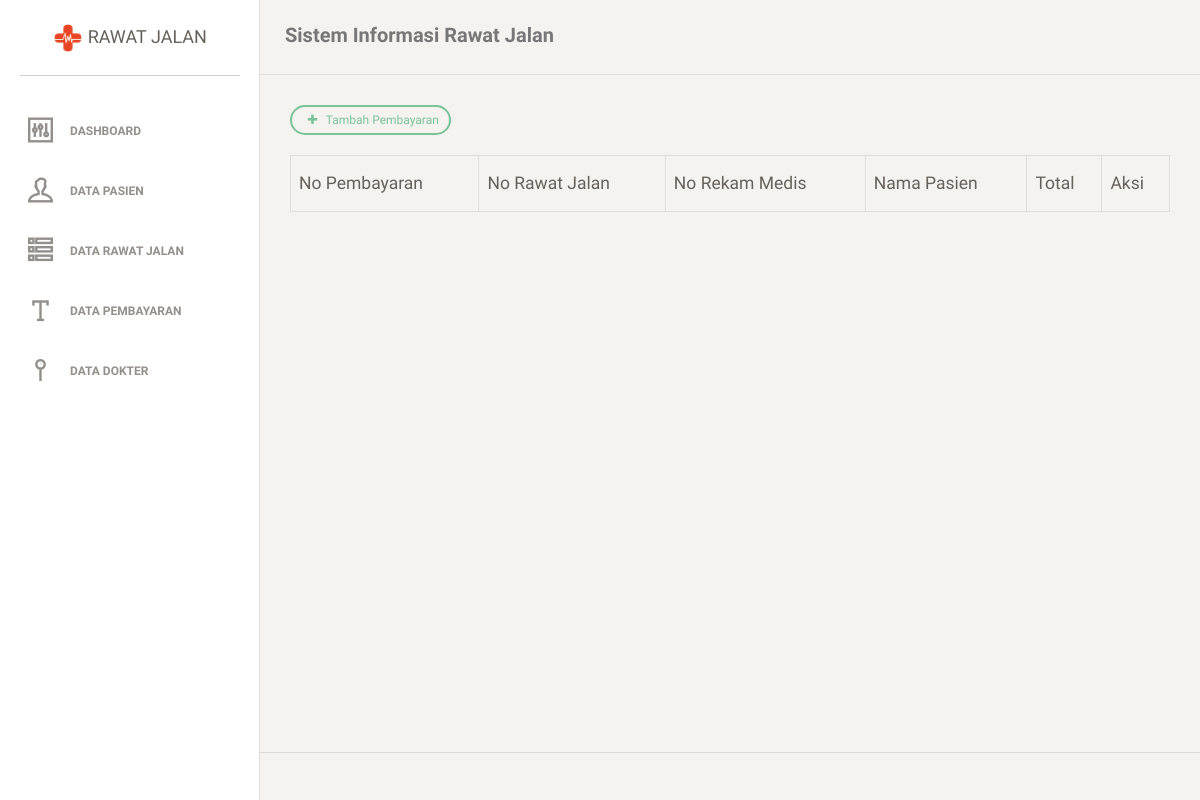
Page /index.php/admin/data_pembayaran on the earlier database version.
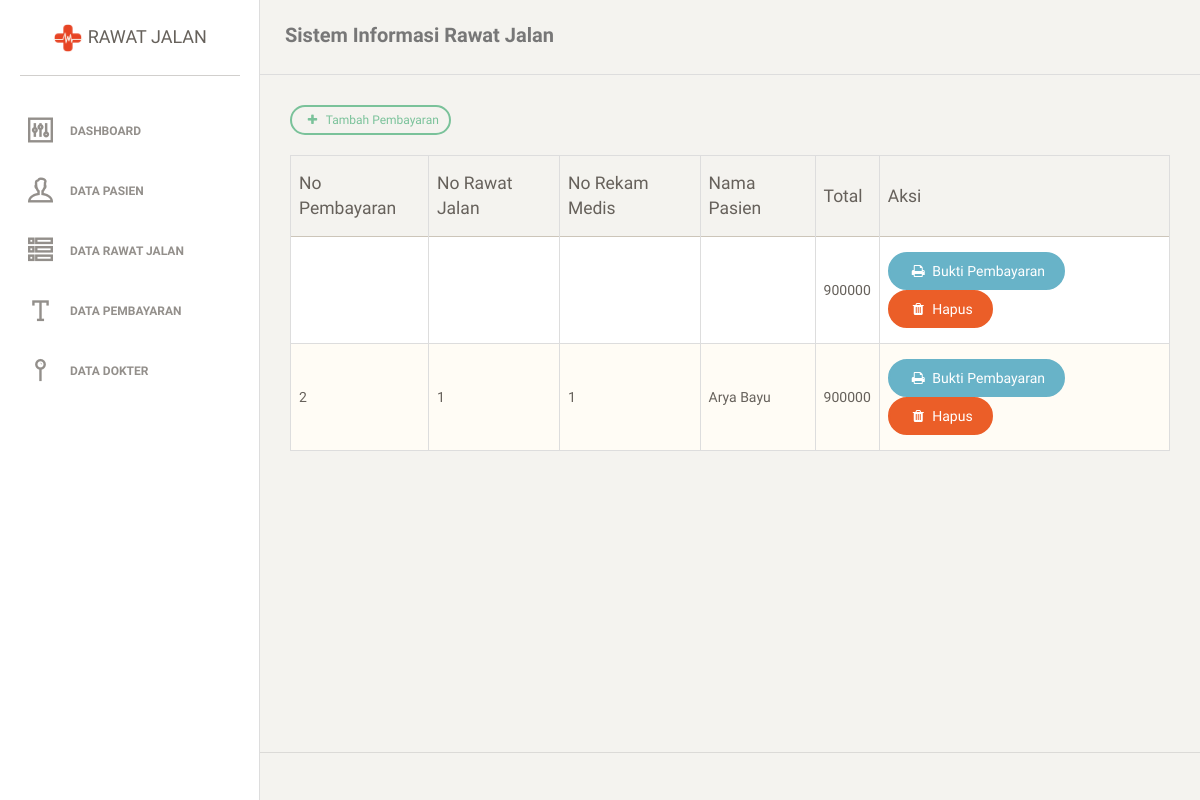
Same page on the later database version.
### tables this page shows
CREATE TABLE `tb_pembayaran` (
  `no_pembayaran` int(11) NOT NULL,
  `total` double NOT NULL,
  `bayar` double NOT NULL,
  `kembali` double NOT NULL,
  `jenis_pembayaran` varchar(200) NOT NULL,
  `keterangan` varchar(255) NOT NULL,
  `created` datetime NOT NULL DEFAULT CURRENT_TIMESTAMP,
  `updated` datetime DEFAULT CURRENT_TIMESTAMP ON UPDATE CURRENT_TIMESTAMP,
  `deleted` int(11) NOT NULL DEFAULT '0'
);

CREATE TABLE `tb_detail_pembayaran` (
  `no_detail_pembayaran` int(11) NOT NULL,
  `no_rj` varchar(255) NOT NULL,
  `no_rm` varchar(200) NOT NULL,
  `nama_pasien` varchar(200) NOT NULL,
  `tarif` double NOT NULL,
  `jumlah` double NOT NULL,
  `subtotal` double NOT NULL,
  `no_pembayaran` varchar(200) NOT NULL,
  `created` datetime NOT NULL DEFAULT CURRENT_TIMESTAMP,
  `updated` datetime NOT NULL DEFAULT CURRENT_TIMESTAMP ON UPDATE CURRENT_TIMESTAMP,
  `deleted` int(11) NOT NULL DEFAULT '0'
);

### application/controllers/Admin.php (called while the page is built, shortened)
<?php
class Admin extends CI_Controller {
	public function __construct()
	{
		$this->load->model(array('Rawat_model'));
	}
	public function data_pembayaran()
	{
		$data['main_view'] = 'data_pembayaran';
		$data['bayar'] = $this->Rawat_model->data_pembayaran();
		$this->load->view('template', $data);
	}
}

### index.php (called while the page is built, shortened)
<?php
require_once BASEPATH.'core/CodeIgniter.php';

### application/models/Rawat_model.php (called while the page is built, shortened)
<?php
class Rawat_model extends CI_Model {
	public function data_pembayaran()
	{
		return $this->db->select('tb_pembayaran.*,tb_detail_pembayaran.*')
						->from('tb_pembayaran')
						->join('tb_detail_pembayaran','tb_pembayaran.no_pembayaran=tb_detail_pembayaran.no_pembayaran','left')
						->group_by('tb_pembayaran.no_pembayaran')
						->get()
						->result();
	}
}

### application/views/data_pembayaran.php (the view, shortened to what this page needs)
<div class="container-fluid">
    <a href="<?php echo base_url();?>index.php/admin/ke_pembayaran" class="btn btn-success btn-sm" style="margin-bottom: 20px"><i class="fa fa-plus"></i> Tambah Pembayaran</a>
    <div class="row">
        <div class="col-md-12">
            <table id="projectdashboard" class="table table-striped table-bordered nowrap tb" style="width:100%">
                <thead>
                    <tr>
                        <th>No Pembayaran</th>
                        <th>No Rawat Jalan</th>
                        <th>No Rekam Medis</th>
                        <th>Nama Pasien</th>
                        <th>Total</th>
                        <th>Aksi</th>
                        </tr>
                </thead>
                <tbody>
                      <?php
                        foreach ($bayar as $data) {
                            echo '<tr>
                                    <td>'.$data->no_pembayaran.'</td>
                                    <td>'.$data->no_rj.'</td>
                                    <td>'.$data->no_rm.'</td>
                                    <td>'.$data->nama_pasien.'</td>
                                    <td>'.$data->total.'</td>
                                    <td>
                                        <a href="'.base_url().'index.php/admin/cetak_bukti_pembayaran/'.$data->no_pembayaran.'" class="btn btn-fill btn-info"><i class="fa fa-print"></i> Bukti Pembayaran</a>
                                        <a href="" class="btn btn-fill btn-danger"><i class="fa fa-trash"></i> Hapus</a>
                                    </td>
                                </tr>';
                        }
                    ?>
                </tbody>
            </table>
        </div>
    </div>
</div>

### application/views/template.php (shortened to what this page needs)
<!doctype html>
<html lang="en">
<head>
    <link href="<?php echo base_url();?>assets/css/bootstrap.min.css" rel="stylesheet" />
    <link href="<?php echo base_url();?>assets/css/animate.min.css" rel="stylesheet"/>
    <link href="<?php echo base_url();?>assets/css/paper-dashboard.css" rel="stylesheet"/>
    <link href="<?php echo base_url();?>assets/css/demo.css" rel="stylesheet" />
    <link rel="stylesheet" href="http://code.jquery.com/ui/1.11.4/themes/smoothness/jquery-ui.css" >
    <link rel="stylesheet" type="text/css" href="https://cdn.datatables.net/1.10.19/css/dataTables.bootstrap.min.css">
    <link href="https://maxcdn.bootstrapcdn.com/font-awesome/latest/css/font-awesome.min.css" rel="stylesheet">
    <link href="<?php echo base_url();?>assets/css/themify-icons.css" rel="stylesheet">
    <link rel="stylesheet" href="https://cdnjs.cloudflare.com/ajax/libs/limonte-sweetalert2/6.9.1/sweetalert2.min.css">
</head>
<body>
<div class="wrapper">
    <div class="sidebar" data-background-color="white" data-active-color="danger">
    	<div class="sidebar-wrapper">
            <div class="logo">
                <a href="http://www.creative-tim.com" class="simple-text">
                   <i><img src="<?php echo base_url();?>assets/img/hospital-lg.png" style="width:30px;height:30px"></i> Rawat Jalan
                </a>
            </div>
            <ul class="nav">
                <li>
                    <a href="<?php echo base_url();?>index.php/admin">
                        <i class="ti-panel"></i>
                        <p>Dashboard</p>
                    </a>
                </li>
                <li>
                    <a href="<?php echo base_url();?>index.php/admin/data_pasien">
                        <i class="ti-user"></i>
                        <p>Data Pasien</p>
                    </a>
                </li>
                <li>
                    <a href="<?php echo base_url();?>index.php/admin/data_rawat_jalan">
                        <i class="ti-view-list-alt"></i>
                        <p>Data Rawat Jalan</p>
                    </a>
                </li>
                <li>
                    <a href="<?php echo base_url();?>index.php/admin/data_pembayaran">
                        <i class="ti-text"></i>
                        <p>Data Pembayaran</p>
                    </a>
                </li>
                <li>
                    <a href="<?php echo base_url();?>index.php/admin/data_dokter">
                        <i class="ti-pin"></i>
                        <p>Data Dokter</p>
                    </a>
                </li>
            </ul>
    	</div>
    </div>
    <div class="main-panel">
        <nav class="navbar navbar-default">
            <div class="container-fluid">
                <div class="navbar-header">
                    <a class="navbar-brand" href="#">Sistem Informasi Rawat Jalan</a>
                </div>
                <div class="collapse navbar-collapse">
                </div>
            </div>
        </nav>
        <div class="content">
            <?php
                $this->load->view($main_view);
            ?>
        </div>
        <footer class="footer">
            <div class="container-fluid">
                <div class="copyright pull-right">
                </div>
            </div>
        </footer>
    </div>
</div>
</body>
</html>

### application/views/template.php (style rules this page uses)
body { max-width: 100%; }

Differences in the rows shown:
added tb_pembayaran: total "900000"
added tb_pembayaran: tb_detail_pembayaran.no_pembayaran "2", tb_detail_pembayaran.no_rj "1", tb_detail_pembayaran.no_rm "1", tb_detail_pembayaran.nama_pasien "Arya Bayu", total "900000"
